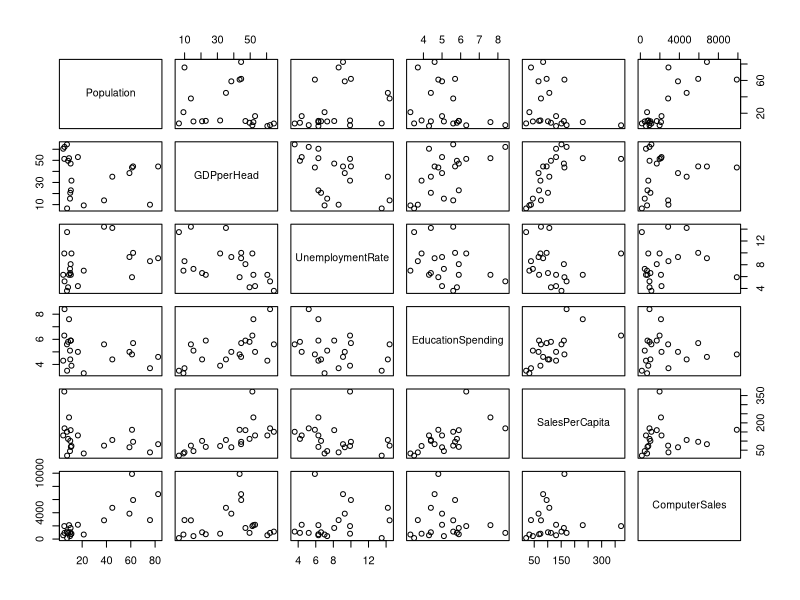
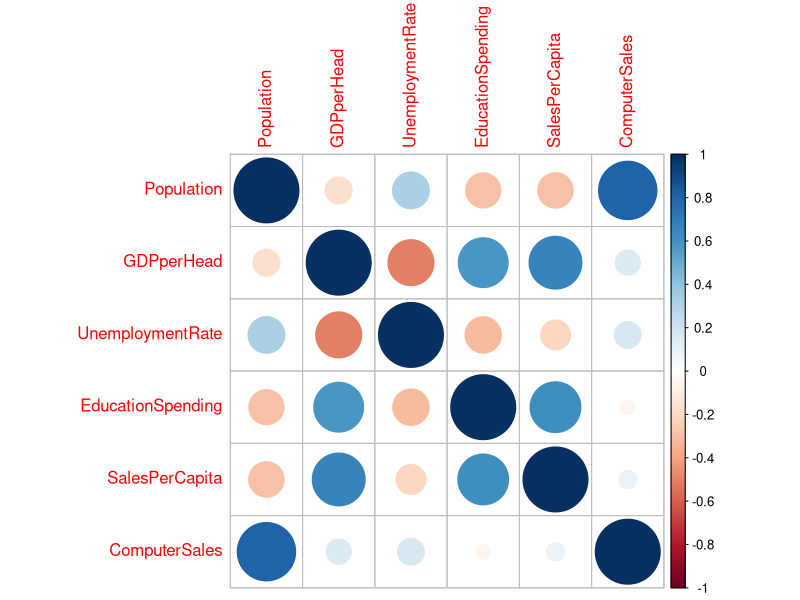
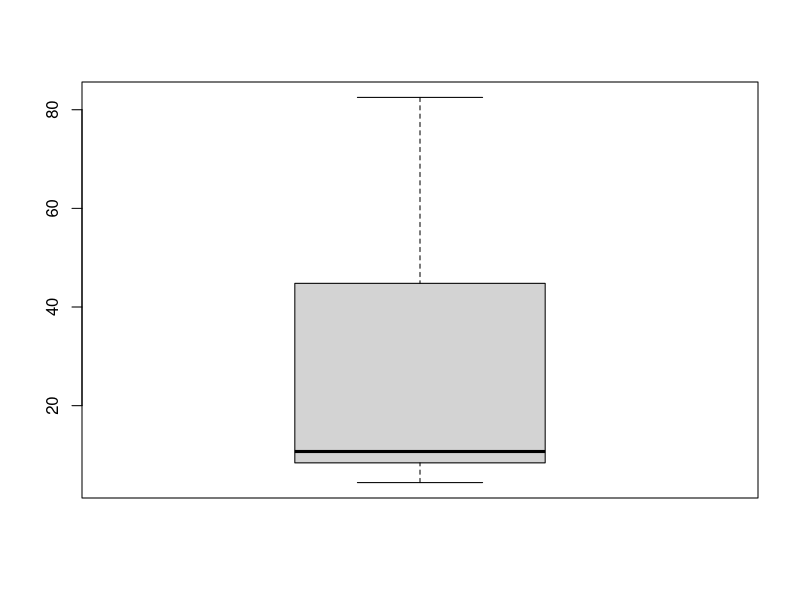
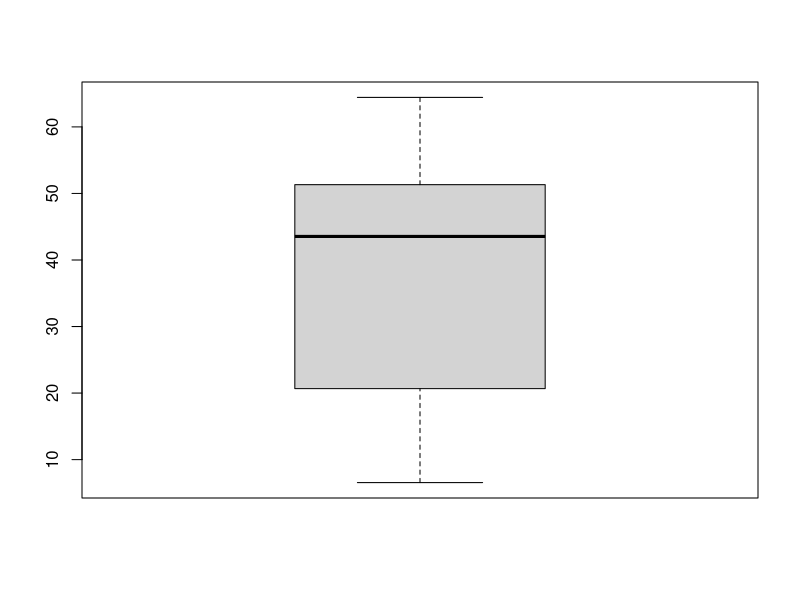
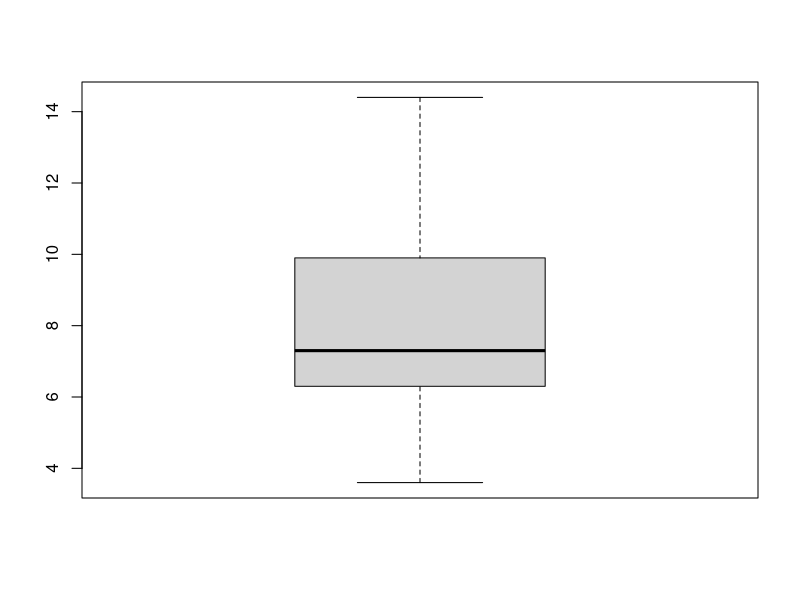
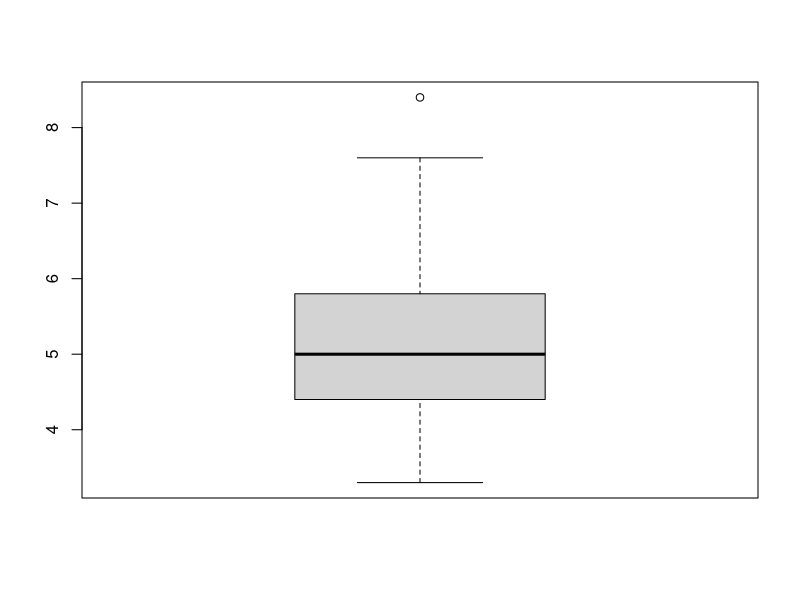
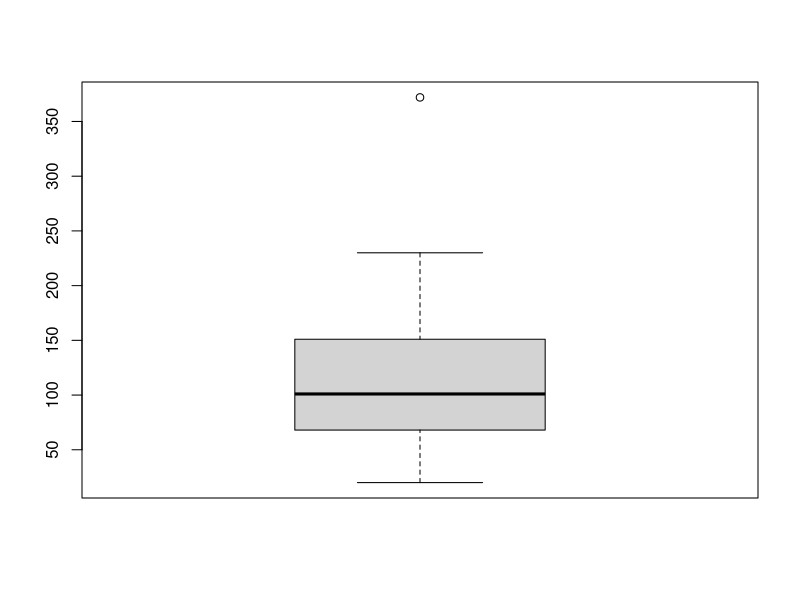
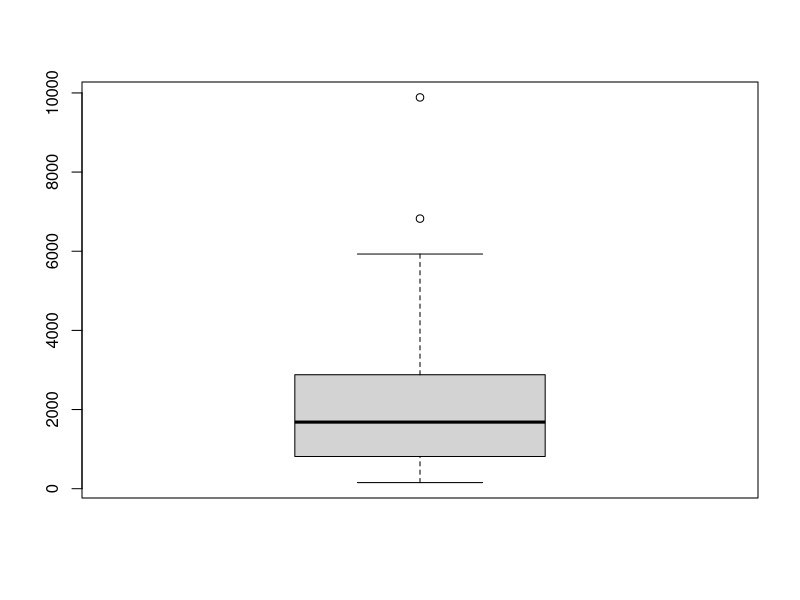

Write R code to recreate these figures, in order.
# Get the working directory. If needed, you can set the working directory to another folder.
getwd()

# Read the Data files from a directory  
EUSalesData<-read.csv("EuropeanSales.csv",header=T)

attributes(EUSalesData)

#drop the country column
EUSales<-EUSalesData[2:7]
attributes(EUSales)

#draw and look the EUSales data
plot(EUSales)

head(EUSales)
tail(EUSales)
summary(EUSales)

#Correlation for all attributes
corEUSales<-cor(EUSales[,])
corEUSales

library(corrplot)
corrplot(corEUSales)

#Boxplot of all variables
boxplot(EUSales$Population)
boxplot(EUSales$GDPperHead)
boxplot(EUSales$UnemploymentRate)
boxplot(EUSales$EducationSpending)
boxplot(EUSales$SalesPerCapita)
boxplot(EUSales$ComputerSales)

#Modeling for SalesPerCapita 
m1_salespercapita<-lm(SalesPerCapita ~ Population + GDPperHead + UnemploymentRate + EducationSpending + ComputerSales, data = EUSales)
m2_salespercapita<-lm(SalesPerCapita ~ Population + GDPperHead + UnemploymentRate + EducationSpending , data = EUSales)
m3_salespercapita<-lm(SalesPerCapita ~ Population + GDPperHead + EducationSpending , data = EUSales)
m4_salespercapita<-lm(SalesPerCapita ~ GDPperHead + EducationSpending , data = EUSales)
m5_salespercapita<-lm(SalesPerCapita ~ GDPperHead , data = EUSales)

#Summary for SalesPerCapita Models
summary(m1_salespercapita)
summary(m2_salespercapita)
summary(m3_salespercapita)
summary(m4_salespercapita)
summary(m5_salespercapita)

#Modeling for ComputerSales 
m1_computersales<-lm(ComputerSales ~ SalesPerCapita + Population + GDPperHead + UnemploymentRate + EducationSpending , data = EUSales)
m2_computersales<-lm(ComputerSales ~ SalesPerCapita + Population + GDPperHead + UnemploymentRate , data = EUSales)
m3_computersales<-lm(ComputerSales ~ Population + GDPperHead + UnemploymentRate , data = EUSales)
m4_computersales<-lm(ComputerSales ~ Population + GDPperHead , data = EUSales)
m5_computersales<-lm(ComputerSales ~ Population , data = EUSales)

#Summary for ComputerSales Models
summary(m1_computersales)
summary(m2_computersales)
summary(m3_computersales)
summary(m4_computersales)
summary(m5_computersales)
